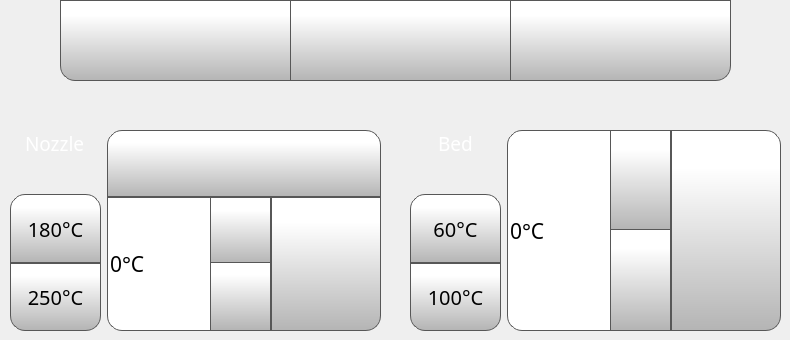
   <widget class="QWidget" name="temperatureTab">
    <attribute name="icon">
     <iconset resource="../resources/resource.qrc">
      <normaloff>:/Icons/img/icons/thermometer.png</normaloff>:/Icons/img/icons/thermometer.png</iconset>
    </attribute>
    <attribute name="title">
     <string/>
    </attribute>
    <widget class="QPushButton" name="cooldownButton">
     <property name="geometry">
      <rect>
       <x>60</x>
       <y>0</y>
       <width>231</width>
       <height>81</height>
      </rect>
     </property>
     <property name="minimumSize">
      <size>
       <width>0</width>
       <height>0</height>
      </size>
     </property>
     <property name="font">
      <font>
       <family>Gotham</family>
       <pointsize>15</pointsize>
      </font>
     </property>
     <property name="styleSheet">
      <string notr="true">QPushButton {
    border: 1px solid rgb(87, 87, 87);
	background-color: qlineargradient(spread:pad, x1:0, y1:1, x2:0, y2:0.188, stop:0 rgba(180, 180, 180, 255), stop:1 rgba(255, 255, 255, 255));
border-bottom-left-radius: 15px;
}

QPushButton:pressed {
    background-color: qlineargradient(x1: 0, y1: 0, x2: 0, y2: 1,
                                      stop: 0 #dadbde, stop: 1 #f6f7fa);
}

QPushButton:flat {
    border: none; /* no border for a flat push button */
}

QPushButton:default {
    border-color: navy; /* make the default button prominent */
}

QPushButton:focus {
	outline: none;
}</string>
     </property>
     <property name="text">
      <string/>
     </property>
     <property name="icon">
      <iconset resource="../resources/resource.qrc">
       <normaloff>:/Icons/img/icons/snowflake.png</normaloff>:/Icons/img/icons/snowflake.png</iconset>
     </property>
     <property name="iconSize">
      <size>
       <width>50</width>
       <height>50</height>
      </size>
     </property>
    </widget>
    <widget class="QPushButton" name="fanOffButton">
     <property name="geometry">
      <rect>
       <x>510</x>
       <y>0</y>
       <width>221</width>
       <height>81</height>
      </rect>
     </property>
     <property name="minimumSize">
      <size>
       <width>0</width>
       <height>0</height>
      </size>
     </property>
     <property name="font">
      <font>
       <family>Gotham</family>
       <pointsize>15</pointsize>
      </font>
     </property>
     <property name="styleSheet">
      <string notr="true">QPushButton {
     border: 1px solid rgb(87, 87, 87);

	background-color: qlineargradient(spread:pad, x1:0, y1:1, x2:0, y2:0.188, stop:0 rgba(180, 180, 180, 255), stop:1 rgba(255, 255, 255, 255));
border-bottom-right-radius: 15px;
}

QPushButton:pressed {
    background-color: qlineargradient(x1: 0, y1: 0, x2: 0, y2: 1,
                                      stop: 0 #dadbde, stop: 1 #f6f7fa);
}

QPushButton:flat {
    border: none; /* no border for a flat push button */
}

QPushButton:default {
    border-color: navy; /* make the default button prominent */
}

QPushButton:focus {
	outline: none;
}</string>
     </property>
     <property name="text">
      <string/>
     </property>
     <property name="icon">
      <iconset resource="../resources/resource.qrc">
       <normaloff>:/Icons/img/icons/fan-black-silhouette-off.png</normaloff>:/Icons/img/icons/fan-black-silhouette-off.png</iconset>
     </property>
     <property name="iconSize">
      <size>
       <width>50</width>
       <height>50</height>
      </size>
     </property>
     <property name="checkable">
      <bool>false</bool>
     </property>
     <property name="autoDefault">
      <bool>false</bool>
     </property>
     <property name="default">
      <bool>false</bool>
     </property>
     <property name="flat">
      <bool>false</bool>
     </property>
    </widget>
    <widget class="QPushButton" name="fanOnButton">
     <property name="geometry">
      <rect>
       <x>290</x>
       <y>0</y>
       <width>221</width>
       <height>81</height>
      </rect>
     </property>
     <property name="minimumSize">
      <size>
       <width>0</width>
       <height>0</height>
      </size>
     </property>
     <property name="font">
      <font>
       <family>Gotham</family>
       <pointsize>15</pointsize>
      </font>
     </property>
     <property name="styleSheet">
      <string notr="true">QPushButton {
     border: 1px solid rgb(87, 87, 87);

	background-color: qlineargradient(spread:pad, x1:0, y1:1, x2:0, y2:0.188, stop:0 rgba(180, 180, 180, 255), stop:1 rgba(255, 255, 255, 255));
}

QPushButton:pressed {
    background-color: qlineargradient(x1: 0, y1: 0, x2: 0, y2: 1,
                                      stop: 0 #dadbde, stop: 1 #f6f7fa);
}

QPushButton:flat {
    border: none; /* no border for a flat push button */
}

QPushButton:default {
    border-color: navy; /* make the default button prominent */
}

QPushButton:focus {
	outline: none;
}</string>
     </property>
     <property name="text">
      <string/>
     </property>
     <property name="icon">
      <iconset resource="../resources/resource.qrc">
       <normaloff>:/Icons/img/icons/fan-black-silhouette.png</normaloff>:/Icons/img/icons/fan-black-silhouette.png</iconset>
     </property>
     <property name="iconSize">
      <size>
       <width>50</width>
       <height>50</height>
      </size>
     </property>
     <property name="checkable">
      <bool>false</bool>
     </property>
     <property name="autoDefault">
      <bool>false</bool>
     </property>
     <property name="default">
      <bool>false</bool>
     </property>
     <property name="flat">
      <bool>false</bool>
     </property>
    </widget>
    <widget class="QWidget" name="horizontalLayoutWidget">
     <property name="geometry">
      <rect>
       <x>10</x>
       <y>130</y>
       <width>371</width>
       <height>201</height>
      </rect>
     </property>
     <layout class="QHBoxLayout" name="horizontalLayout_2" stretch="1,3">
      <item>
       <layout class="QVBoxLayout" name="verticalLayout_2">
        <property name="spacing">
         <number>0</number>
        </property>
        <item alignment="Qt::AlignHCenter">
         <widget class="QLabel" name="toolLabel">
          <property name="font">
           <font>
            <family>Gotham Light</family>
            <pointsize>14</pointsize>
            <weight>50</weight>
            <bold>false</bold>
           </font>
          </property>
          <property name="styleSheet">
           <string notr="true">color: rgb(255, 255, 255);</string>
          </property>
          <property name="text">
           <string>Nozzle</string>
          </property>
         </widget>
        </item>
        <item alignment="Qt::AlignHCenter">
         <widget class="QLabel" name="tool0Label">
          <property name="minimumSize">
           <size>
            <width>20</width>
            <height>20</height>
           </size>
          </property>
          <property name="maximumSize">
           <size>
            <width>40</width>
            <height>40</height>
           </size>
          </property>
          <property name="font">
           <font>
            <family>Gotham</family>
            <pointsize>16</pointsize>
            <weight>50</weight>
            <bold>false</bold>
            <underline>false</underline>
            <strikeout>false</strikeout>
           </font>
          </property>
          <property name="styleSheet">
           <string notr="true">margin : 4px</string>
          </property>
          <property name="text">
           <string/>
          </property>
          <property name="pixmap">
           <pixmap resource="../resources/resource.qrc">:/Icons/img/icons/Nozzle.png</pixmap>
          </property>
          <property name="scaledContents">
           <bool>true</bool>
          </property>
         </widget>
        </item>
        <item>
         <widget class="QPushButton" name="tool180PreheatButton">
          <property name="sizePolicy">
           <sizepolicy hsizetype="Expanding" vsizetype="Expanding">
            <horstretch>0</horstretch>
            <verstretch>0</verstretch>
           </sizepolicy>
          </property>
          <property name="minimumSize">
           <size>
            <width>0</width>
            <height>0</height>
           </size>
          </property>
          <property name="font">
           <font>
            <family>Gotham</family>
            <pointsize>15</pointsize>
           </font>
          </property>
          <property name="styleSheet">
           <string notr="true">QPushButton {
     border: 1px solid rgb(87, 87, 87);

	background-color: qlineargradient(spread:pad, x1:0, y1:1, x2:0, y2:0.188, stop:0 rgba(180, 180, 180, 255), stop:1 rgba(255, 255, 255, 255));
	border-top-right-radius: 15px;
border-top-left-radius: 15px;

}

QPushButton:pressed {
    background-color: qlineargradient(x1: 0, y1: 0, x2: 0, y2: 1,
                                      stop: 0 #dadbde, stop: 1 #f6f7fa);
}

QPushButton:flat {
    border: none; /* no border for a flat push button */
}

QPushButton:default {
    border-color: navy; /* make the default button prominent */
}

QPushButton:focus {
	outline: none;
}</string>
          </property>
          <property name="text">
           <string>180°C</string>
          </property>
          <property name="iconSize">
           <size>
            <width>50</width>
            <height>50</height>
           </size>
          </property>
          <property name="checkable">
           <bool>false</bool>
          </property>
          <property name="autoDefault">
           <bool>false</bool>
          </property>
          <property name="default">
           <bool>false</bool>
          </property>
          <property name="flat">
           <bool>false</bool>
          </property>
         </widget>
        </item>
        <item>
         <widget class="QPushButton" name="tool250PreheatButton">
          <property name="sizePolicy">
           <sizepolicy hsizetype="Expanding" vsizetype="Expanding">
            <horstretch>0</horstretch>
            <verstretch>0</verstretch>
           </sizepolicy>
          </property>
          <property name="minimumSize">
           <size>
            <width>0</width>
            <height>0</height>
           </size>
          </property>
          <property name="font">
           <font>
            <family>Gotham</family>
            <pointsize>15</pointsize>
           </font>
          </property>
          <property name="styleSheet">
           <string notr="true">QPushButton {
     border: 1px solid rgb(87, 87, 87);

	background-color: qlineargradient(spread:pad, x1:0, y1:1, x2:0, y2:0.188, stop:0 rgba(180, 180, 180, 255), stop:1 rgba(255, 255, 255, 255));
	border-bottom-right-radius: 15px;
border-bottom-left-radius: 15px;
}

QPushButton:pressed {
    background-color: qlineargradient(x1: 0, y1: 0, x2: 0, y2: 1,
                                      stop: 0 #dadbde, stop: 1 #f6f7fa);
}

QPushButton:flat {
    border: none; /* no border for a flat push button */
}

QPushButton:default {
    border-color: navy; /* make the default button prominent */
}

QPushButton:focus {
	outline: none;
}</string>
          </property>
          <property name="text">
           <string>250°C</string>
          </property>
          <property name="iconSize">
           <size>
            <width>50</width>
            <height>50</height>
           </size>
          </property>
          <property name="checkable">
           <bool>false</bool>
          </property>
          <property name="autoDefault">
           <bool>false</bool>
          </property>
          <property name="default">
           <bool>false</bool>
          </property>
          <property name="flat">
           <bool>false</bool>
          </property>
         </widget>
        </item>
       </layout>
      </item>
      <item>
       <layout class="QVBoxLayout" name="verticalLayout" stretch="1,2">
        <property name="spacing">
         <number>0</number>
        </property>
        <item>
         <widget class="QPushButton" name="toolToggleTemperatureButton">
          <property name="sizePolicy">
           <sizepolicy hsizetype="Expanding" vsizetype="Minimum">
            <horstretch>0</horstretch>
            <verstretch>0</verstretch>
           </sizepolicy>
          </property>
          <property name="minimumSize">
           <size>
            <width>0</width>
            <height>0</height>
           </size>
          </property>
          <property name="font">
           <font>
            <family>Gotham</family>
            <pointsize>15</pointsize>
           </font>
          </property>
          <property name="styleSheet">
           <string notr="true">QPushButton {
     border: 1px solid rgb(87, 87, 87);
 border-top-right-radius:15px;
 border-top-left-radius:15px;
	background-color: qlineargradient(spread:pad, x1:0, y1:1, x2:0, y2:0.188, stop:0 rgba(180, 180, 180, 255), stop:1 rgba(255, 255, 255, 255));
}

QPushButton:pressed {
    background-color: qlineargradient(x1: 0, y1: 0, x2: 0, y2: 1,
                                      stop: 0 #dadbde, stop: 1 #f6f7fa);
}

QPushButton:flat {
    border: none; /* no border for a flat push button */
}

QPushButton:default {
    border-color: navy; /* make the default button prominent */
}

QPushButton:focus {
	outline: none;
}</string>
          </property>
          <property name="text">
           <string/>
          </property>
          <property name="icon">
           <iconset resource="../resources/resource.qrc">
            <normaloff>:/Icons/img/icons/NozzleSelect_0.png</normaloff>
            <normalon>:/Icons/img/icons/NozzleSelect_1.png</normalon>:/Icons/img/icons/NozzleSelect_0.png</iconset>
          </property>
          <property name="iconSize">
           <size>
            <width>70</width>
            <height>70</height>
           </size>
          </property>
          <property name="checkable">
           <bool>true</bool>
          </property>
          <property name="checked">
           <bool>false</bool>
          </property>
          <property name="autoDefault">
           <bool>false</bool>
          </property>
          <property name="default">
           <bool>false</bool>
          </property>
          <property name="flat">
           <bool>false</bool>
          </property>
         </widget>
        </item>
        <item>
         <layout class="QHBoxLayout" name="horizontalLayout" stretch="3,2">
          <property name="spacing">
           <number>0</number>
          </property>
          <property name="topMargin">
           <number>0</number>
          </property>
          <property name="bottomMargin">
           <number>0</number>
          </property>
          <item>
           <widget class="QSpinBox" name="toolTempSpinBox">
            <property name="sizePolicy">
             <sizepolicy hsizetype="Expanding" vsizetype="Expanding">
              <horstretch>0</horstretch>
              <verstretch>0</verstretch>
             </sizepolicy>
            </property>
            <property name="minimumSize">
             <size>
              <width>0</width>
              <height>0</height>
             </size>
            </property>
            <property name="font">
             <font>
              <family>Gotham</family>
              <pointsize>16</pointsize>
             </font>
            </property>
            <property name="styleSheet">
             <string notr="true">QSpinBox {
border-bottom-left-radius: 15px;
qproperty-alignment: 'AlignVCenter | AlignHCenter';
border: 1px solid rgb(87, 87, 87);
	background-color: rgb(255, 255, 255);
}

QSpinBox ::text {
	background-color: rgb(255, 146, 57);
}

QSpinBox ::text:selected {
	background-color: rgb(255, 146, 57);
   
}
QSpinBox::up-button {
     border-left: 1px solid rgb(87, 87, 87);
border-bottom: 1px solid rgb(87, 87, 87);

    min-width: 60px;   /* sets minimal button width */
	background-color: qlineargradient(spread:pad, x1:0, y1:1, x2:0, y2:0.188, stop:0 rgba(180, 180, 180, 255), stop:1 rgba(255, 255, 255, 255));
}

QSpinBox::up-arrow { image: url(:/Navigation/img/Navigation/arrows.png);
    width: 25px;
     height: 25px;
padding: 5px; 
}



QSpinBox::up-button:pressed {
    background-color: qlineargradient(x1: 0, y1: 0, x2: 0, y2: 1,
                                      stop: 0 #dadbde, stop: 1 #f6f7fa);
}


QSpinBox::down-button {
     border-left: 1px solid rgb(87, 87, 87);
border-top: 1px solid rgb(87, 87, 87);
    min-width: 60px;   /* sets minimal button width */
	background-color: qlineargradient(spread:pad, x1:0, y1:1, x2:0, y2:0.188, stop:0 rgba(180, 180, 180, 255), stop:1 rgba(255, 255, 255, 255));
margin-top: -2px;

}

QSpinBox::down-arrow {image: url(:/Navigation/img/Navigation/arrows-5.png);
    width: 25px;
     height: 25px;
padding: 5px;
}

QSpinBox::down-button:pressed {
    background-color: qlineargradient(x1: 0, y1: 0, x2: 0, y2: 1,
                                      stop: 0 #dadbde, stop: 1 #f6f7fa);

}

</string>
            </property>
            <property name="frame">
             <bool>false</bool>
            </property>
            <property name="readOnly">
             <bool>false</bool>
            </property>
            <property name="buttonSymbols">
             <enum>QAbstractSpinBox::UpDownArrows</enum>
            </property>
            <property name="accelerated">
             <bool>true</bool>
            </property>
            <property name="suffix">
             <string>°C</string>
            </property>
            <property name="maximum">
             <number>300</number>
            </property>
            <property name="singleStep">
             <number>1</number>
            </property>
            <property name="value">
             <number>0</number>
            </property>
           </widget>
          </item>
          <item>
           <widget class="QPushButton" name="setToolTempButton">
            <property name="sizePolicy">
             <sizepolicy hsizetype="Expanding" vsizetype="Expanding">
              <horstretch>0</horstretch>
              <verstretch>0</verstretch>
             </sizepolicy>
            </property>
            <property name="minimumSize">
             <size>
              <width>0</width>
              <height>0</height>
             </size>
            </property>
            <property name="font">
             <font>
              <family>Gotham</family>
              <pointsize>13</pointsize>
             </font>
            </property>
            <property name="styleSheet">
             <string notr="true">QPushButton {
     border: 1px solid rgb(87, 87, 87);
	background-color: qlineargradient(spread:pad, x1:0, y1:1, x2:0, y2:0.188, stop:0 rgba(180, 180, 180, 255), stop:1 rgba(255, 255, 255, 255));
border-bottom-right-radius: 15px;

}

QPushButton:pressed {
    background-color: qlineargradient(x1: 0, y1: 0, x2: 0, y2: 1,
                                      stop: 0 #dadbde, stop: 1 #f6f7fa);
}

QPushButton:flat {
    border: none; /* no border for a flat push button */
}

QPushButton:default {
    border-color: navy; /* make the default button prominent */
}

QPushButton:focus {
	outline: none;
}</string>
            </property>
            <property name="text">
             <string/>
            </property>
            <property name="icon">
             <iconset resource="../resources/resource.qrc">
              <normaloff>:/Icons/img/icons/verification-mark.png</normaloff>:/Icons/img/icons/verification-mark.png</iconset>
            </property>
            <property name="iconSize">
             <size>
              <width>30</width>
              <height>30</height>
             </size>
            </property>
           </widget>
          </item>
         </layout>
        </item>
       </layout>
      </item>
     </layout>
    </widget>
    <widget class="QWidget" name="horizontalLayoutWidget_2">
     <property name="geometry">
      <rect>
       <x>410</x>
       <y>130</y>
       <width>371</width>
       <height>201</height>
      </rect>
     </property>
     <layout class="QHBoxLayout" name="horizontalLayout_3" stretch="1,3">
      <item>
       <layout class="QVBoxLayout" name="verticalLayout_3">
        <property name="spacing">
         <number>0</number>
        </property>
        <item alignment="Qt::AlignHCenter">
         <widget class="QLabel" name="bedLabel_2">
          <property name="font">
           <font>
            <family>Gotham Light</family>
            <pointsize>14</pointsize>
            <weight>50</weight>
            <bold>false</bold>
           </font>
          </property>
          <property name="styleSheet">
           <string notr="true">color: rgb(255, 255, 255);</string>
          </property>
          <property name="text">
           <string>Bed</string>
          </property>
         </widget>
        </item>
        <item alignment="Qt::AlignHCenter">
         <widget class="QLabel" name="bedLabel">
          <property name="minimumSize">
           <size>
            <width>20</width>
            <height>20</height>
           </size>
          </property>
          <property name="maximumSize">
           <size>
            <width>40</width>
            <height>40</height>
           </size>
          </property>
          <property name="font">
           <font>
            <family>Gotham</family>
            <pointsize>16</pointsize>
            <weight>50</weight>
            <bold>false</bold>
            <underline>false</underline>
            <strikeout>false</strikeout>
           </font>
          </property>
          <property name="styleSheet">
           <string notr="true">margin : 4px</string>
          </property>
          <property name="text">
           <string/>
          </property>
          <property name="pixmap">
           <pixmap resource="../resources/resource.qrc">:/Icons/img/icons/bed.png</pixmap>
          </property>
          <property name="scaledContents">
           <bool>true</bool>
          </property>
         </widget>
        </item>
        <item>
         <widget class="QPushButton" name="bed60PreheatButton">
          <property name="sizePolicy">
           <sizepolicy hsizetype="Expanding" vsizetype="Expanding">
            <horstretch>0</horstretch>
            <verstretch>0</verstretch>
           </sizepolicy>
          </property>
          <property name="minimumSize">
           <size>
            <width>0</width>
            <height>0</height>
           </size>
          </property>
          <property name="font">
           <font>
            <family>Gotham</family>
            <pointsize>15</pointsize>
           </font>
          </property>
          <property name="styleSheet">
           <string notr="true">QPushButton {
     border: 1px solid rgb(87, 87, 87);

	background-color: qlineargradient(spread:pad, x1:0, y1:1, x2:0, y2:0.188, stop:0 rgba(180, 180, 180, 255), stop:1 rgba(255, 255, 255, 255));
	border-top-right-radius: 15px;
border-top-left-radius: 15px;

}

QPushButton:pressed {
    background-color: qlineargradient(x1: 0, y1: 0, x2: 0, y2: 1,
                                      stop: 0 #dadbde, stop: 1 #f6f7fa);
}

QPushButton:flat {
    border: none; /* no border for a flat push button */
}

QPushButton:default {
    border-color: navy; /* make the default button prominent */
}

QPushButton:focus {
	outline: none;
}</string>
          </property>
          <property name="text">
           <string>60°C</string>
          </property>
          <property name="iconSize">
           <size>
            <width>50</width>
            <height>50</height>
           </size>
          </property>
          <property name="checkable">
           <bool>false</bool>
          </property>
          <property name="autoDefault">
           <bool>false</bool>
          </property>
          <property name="default">
           <bool>false</bool>
          </property>
          <property name="flat">
           <bool>false</bool>
          </property>
         </widget>
        </item>
        <item>
         <widget class="QPushButton" name="bed100PreheatButton">
          <property name="sizePolicy">
           <sizepolicy hsizetype="Expanding" vsizetype="Expanding">
            <horstretch>0</horstretch>
            <verstretch>0</verstretch>
           </sizepolicy>
          </property>
          <property name="minimumSize">
           <size>
            <width>0</width>
            <height>0</height>
           </size>
          </property>
          <property name="font">
           <font>
            <family>Gotham</family>
            <pointsize>15</pointsize>
           </font>
          </property>
          <property name="styleSheet">
           <string notr="true">QPushButton {
     border: 1px solid rgb(87, 87, 87);

	background-color: qlineargradient(spread:pad, x1:0, y1:1, x2:0, y2:0.188, stop:0 rgba(180, 180, 180, 255), stop:1 rgba(255, 255, 255, 255));
	border-bottom-right-radius: 15px;
border-bottom-left-radius: 15px;
}

QPushButton:pressed {
    background-color: qlineargradient(x1: 0, y1: 0, x2: 0, y2: 1,
                                      stop: 0 #dadbde, stop: 1 #f6f7fa);
}

QPushButton:flat {
    border: none; /* no border for a flat push button */
}

QPushButton:default {
    border-color: navy; /* make the default button prominent */
}

QPushButton:focus {
	outline: none;
}</string>
          </property>
          <property name="text">
           <string>100°C</string>
          </property>
          <property name="iconSize">
           <size>
            <width>50</width>
            <height>50</height>
           </size>
          </property>
          <property name="checkable">
           <bool>false</bool>
          </property>
          <property name="autoDefault">
           <bool>false</bool>
          </property>
          <property name="default">
           <bool>false</bool>
          </property>
          <property name="flat">
           <bool>false</bool>
          </property>
         </widget>
        </item>
       </layout>
      </item>
      <item>
       <layout class="QHBoxLayout" name="horizontalLayout_4" stretch="3,2">
        <property name="spacing">
         <number>0</number>
        </property>
        <item>
         <widget class="QSpinBox" name="bedTempSpinBox">
          <property name="sizePolicy">
           <sizepolicy hsizetype="Expanding" vsizetype="Expanding">
            <horstretch>0</horstretch>
            <verstretch>0</verstretch>
           </sizepolicy>
          </property>
          <property name="font">
           <font>
            <family>Gotham</family>
            <pointsize>16</pointsize>
           </font>
          </property>
          <property name="styleSheet">
           <string notr="true">QSpinBox {
border-bottom-left-radius: 15px;
border-top-left-radius: 15px;
qproperty-alignment: 'AlignVCenter | AlignHCenter';
border: 1px solid rgb(87, 87, 87);
	background-color: rgb(255, 255, 255);
}

QSpinBox ::text {
	background-color: rgb(255, 146, 57);
}

QSpinBox ::text:selected {
	background-color: rgb(255, 146, 57);
   
}
QSpinBox::up-button {
     border-left: 1px solid rgb(87, 87, 87);
border-bottom: 1px solid rgb(87, 87, 87);

    min-width: 60px;   /* sets minimal button width */
	background-color: qlineargradient(spread:pad, x1:0, y1:1, x2:0, y2:0.188, stop:0 rgba(180, 180, 180, 255), stop:1 rgba(255, 255, 255, 255));
}

QSpinBox::up-arrow { image: url(:/Navigation/img/Navigation/arrows.png);
    width: 25px;
     height: 25px;
padding: 5px; 
}



QSpinBox::up-button:pressed {
    background-color: qlineargradient(x1: 0, y1: 0, x2: 0, y2: 1,
                                      stop: 0 #dadbde, stop: 1 #f6f7fa);
}


QSpinBox::down-button {
     border-left: 1px solid rgb(87, 87, 87);
border-top: 1px solid rgb(87, 87, 87);
    min-width: 60px;   /* sets minimal button width */
	background-color: qlineargradient(spread:pad, x1:0, y1:1, x2:0, y2:0.188, stop:0 rgba(180, 180, 180, 255), stop:1 rgba(255, 255, 255, 255));
margin-top: -2px;

}

QSpinBox::down-arrow {image: url(:/Navigation/img/Navigation/arrows-5.png);
    width: 25px;
     height: 25px;
padding: 5px;
}

QSpinBox::down-button:pressed {
    background-color: qlineargradient(x1: 0, y1: 0, x2: 0, y2: 1,
                                      stop: 0 #dadbde, stop: 1 #f6f7fa);

}

</string>
          </property>
          <property name="frame">
           <bool>false</bool>
          </property>
          <property name="readOnly">
           <bool>false</bool>
          </property>
          <property name="buttonSymbols">
           <enum>QAbstractSpinBox::UpDownArrows</enum>
          </property>
          <property name="accelerated">
           <bool>true</bool>
          </property>
          <property name="suffix">
           <string>°C</string>
          </property>
          <property name="maximum">
           <number>150</number>
          </property>
          <property name="singleStep">
           <number>1</number>
          </property>
          <property name="value">
           <number>0</number>
          </property>
         </widget>
        </item>
        <item>
         <widget class="QPushButton" name="setBedTempButton">
          <property name="sizePolicy">
           <sizepolicy hsizetype="Expanding" vsizetype="Expanding">
            <horstretch>0</horstretch>
            <verstretch>0</verstretch>
           </sizepolicy>
          </property>
          <property name="font">
           <font>
            <family>Gotham</family>
            <pointsize>13</pointsize>
           </font>
          </property>
          <property name="styleSheet">
           <string notr="true">QPushButton {
     border: 1px solid rgb(87, 87, 87);
	background-color: qlineargradient(spread:pad, x1:0, y1:1, x2:0, y2:0.188, stop:0 rgba(180, 180, 180, 255), stop:1 rgba(255, 255, 255, 255));
border-top-right-radius: 15px;
border-bottom-right-radius: 15px;

}

QPushButton:pressed {
    background-color: qlineargradient(x1: 0, y1: 0, x2: 0, y2: 1,
                                      stop: 0 #dadbde, stop: 1 #f6f7fa);
}

QPushButton:flat {
    border: none; /* no border for a flat push button */
}

QPushButton:default {
    border-color: navy; /* make the default button prominent */
}

QPushButton:focus {
	outline: none;
}</string>
          </property>
          <property name="text">
           <string/>
          </property>
          <property name="icon">
           <iconset resource="../resources/resource.qrc">
            <normaloff>:/Icons/img/icons/verification-mark.png</normaloff>:/Icons/img/icons/verification-mark.png</iconset>
          </property>
          <property name="iconSize">
           <size>
            <width>30</width>
            <height>30</height>
           </size>
          </property>
         </widget>
        </item>
       </layout>
      </item>
     </layout>
    </widget>
   </widget>
